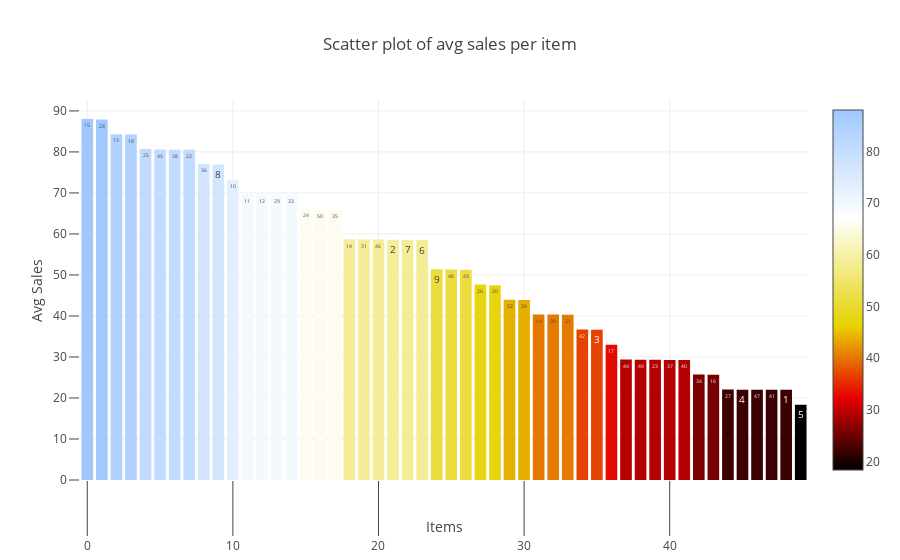

This figure's notebook cell:
### Markdown cell above
Let us visualize these average sales per item!

### Code cell
avg_sales_per_item_across_stores_sorted = avg_sales_per_item_across_stores_df.avg_sale.values
# Scatter plot of average sales per item
sales_item_data = go.Bar(
    x=[i for i in range(0, 50)],
    y=avg_sales_per_item_across_stores_sorted,
    marker=dict(
        color=avg_sales_per_item_across_stores_sorted,
        colorscale='Blackbody',
        showscale=True
    ),
    text = avg_sales_per_item_across_stores_df.item.values
)
data = [sales_item_data]

sales_item_layout = go.Layout(
    autosize= True,
    title= 'Scatter plot of avg sales per item',
    hovermode= 'closest',
    xaxis= dict(
        title= 'Items',
        ticklen= 55,
        zeroline= False,
        gridwidth= 1,
    ),
    yaxis=dict(
        title= 'Avg Sales',
        ticklen= 10,
        zeroline= False,
        gridwidth= 1,
    ),
    showlegend= False
)
fig = go.Figure(data=data, layout=sales_item_layout)
py.iplot(fig,filename='scatter_sales_item')

### Figure 1 — Plotly figure (JSON) as saved in the notebook; plotly's stock layout.template omitted (floating-point values rounded to 4 significant figures)
{"data": [{"type": "bar", "x": [0, 1, 2, 3, 4, 5, 6, 7, 8, 9, 10, 11, 12, 13, 14, 15, 16, 17, 18, 19, 20, 21, 22, 23, 24, 25, 26, 27, 28, 29, 30, 31, 32, 33, 34, 35, 36, 37, 38, 39, 40, 41, 42, 43, 44, 45, 46, 47, 48, 49], "y": [88.03, 87.88, 84.32, 84.28, 80.69, 80.58, 80.52, 80.5, 77.03, 76.95, 73.23, 69.66, 69.63, 69.62, 69.56, 66.04, 65.88, 65.8, 58.68, 58.64, 58.64, 58.57, 58.53, 58.5, 51.39, 51.35, 51.29, 47.64, 47.52, 43.98, 43.88, 40.36, 40.34, 40.32, 36.69, 36.64, 32.99, 29.4, 29.34, 29.3, 29.26, 29.25, 25.74, 25.66, 22.05, 22.01, 22.0, 22.0, 21.98, 18.36], "marker": {"color": [88.03, 87.88, 84.32, 84.28, 80.69, 80.58, 80.52, 80.5, 77.03, 76.95, 73.23, 69.66, 69.63, 69.62, 69.56, 66.04, 65.88, 65.8, 58.68, 58.64, 58.64, 58.57, 58.53, 58.5, 51.39, 51.35, 51.29, 47.64, 47.52, 43.98, 43.88, 40.36, 40.34, 40.32, 36.69, 36.64, 32.99, 29.4, 29.34, 29.3, 29.26, 29.25, 25.74, 25.66, 22.05, 22.01, 22.0, 22.0, 21.98, 18.36], "colorscale": "Blackbody", "showscale": true}, "text": [15, 28, 13, 18, 25, 45, 38, 22, 36, 8, 10, 11, 12, 29, 33, 24, 50, 35, 14, 31, 46, 2, 7, 6, 9, 48, 43, 26, 20, 32, 39, 19, 30, 21, 42, 3, 17, 44, 49, 23, 37, 40, 34, 16, 27, 4, 47, 41, 1, 5]}], "layout": {"autosize": true, "title": "Scatter plot of avg sales per item", "hovermode": "closest", "xaxis": {"title": "Items", "ticklen": 55, "zeroline": false, "gridwidth": 1}, "yaxis": {"title": "Avg Sales", "ticklen": 10, "zeroline": false, "gridwidth": 1}, "showlegend": false}}
